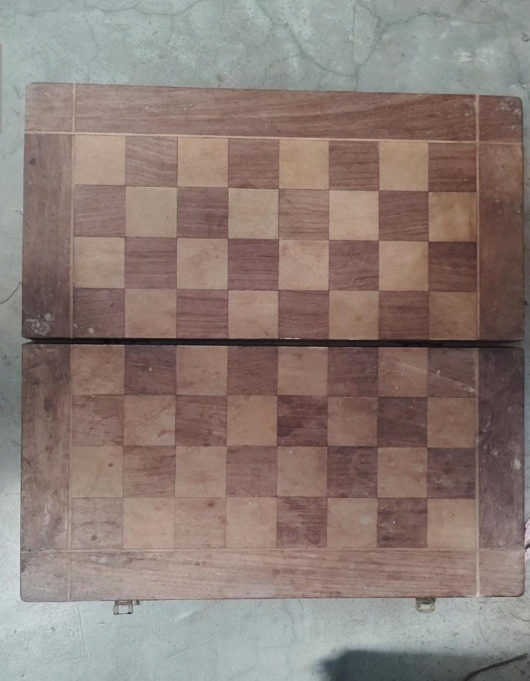
#> input picture chessboard1.jpeg, 1059 x 1361 px, given in place of the camera (shown at 1/2 size)
$ python corners.py
#> lines starting #> are read from the running program, lines starting #| are printed output that depends on the picture; after the words box and inside, x2 and y2 are one past the last pixel; in counts of white or black regions, pixels touching at a corner belong together
"""
OpenCV Exercise 3: Detect a rectangular object and find its 4 corners.

This is the SAME core technique we'll use to detect your physical
chessboard later: find edges -> find the outline (contour) -> simplify
that outline down to its corner points -> use those 4 corners to know
exactly where the board is in the frame.

Hold up something rectangular and flat - a book, a phone, an ID card,
a piece of paper. Works best with good contrast against the background.

Press 'q' to quit.
"""

import cv2
import numpy as np

cap = cv2.VideoCapture(0)

if not cap.isOpened():
    print("Error: could not open webcam.")
    exit()

print("Hold up a rectangular object (book, phone, card). Press 'q' to quit.")

while True:
    ret, frame = cap.read()
#> frame is the input picture: shape (1361, 1059, 3); mean B, G, R 118.1, 124.3, 139.9
    if not ret:
        break

    # Step 1: grayscale - edge detection doesn't need color info, just brightness changes
    gray = cv2.cvtColor(frame, cv2.COLOR_BGR2GRAY)
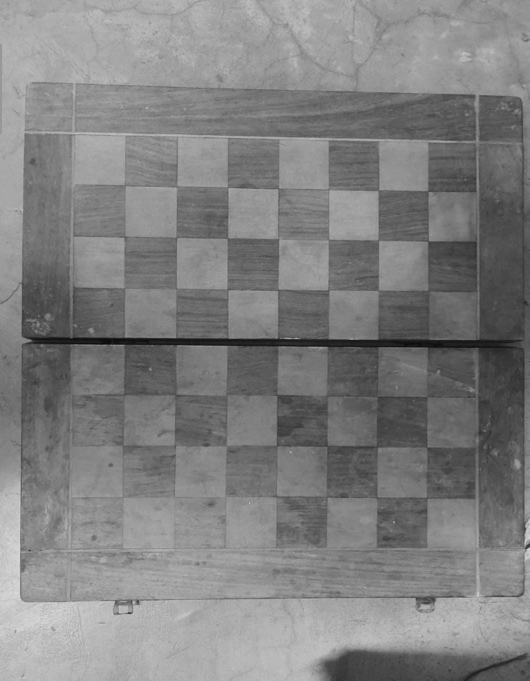
#> gray: shape (1361, 1059) (shown at 1/2 size); min 8, max 226, mean 128.3

    # Step 2: blur slightly - reduces noise so we don't detect tiny fake edges
    blurred = cv2.GaussianBlur(gray, (5, 5), 0)

    # Step 3: Canny edge detection - finds pixels where brightness changes sharply
    edges = cv2.Canny(blurred, 50, 150)
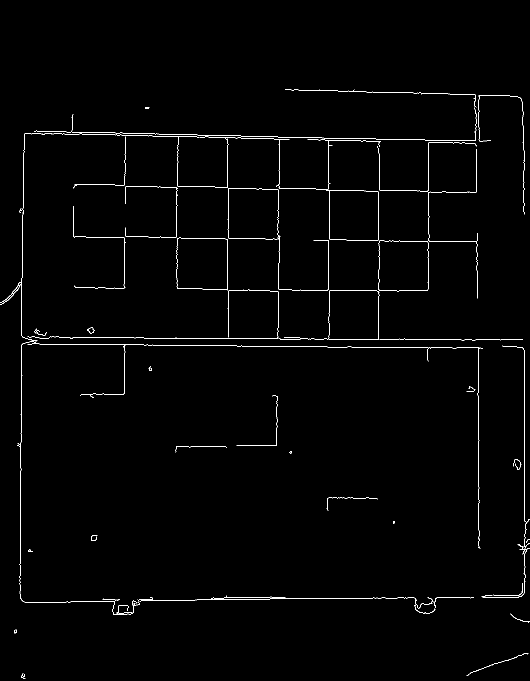
#> edges: shape (1361, 1059) (shown at 1/2 size); 1% white in thin lines or dots, all inside (x1, y1, x2, y2) = (0, 179, 1059, 1358)

    # Step 4: find contours (outlines) from the edges
    contours, _ = cv2.findContours(edges, cv2.RETR_EXTERNAL, cv2.CHAIN_APPROX_SIMPLE)
#> contours = 52 contours, 42 with area under 20; largest, box (x1, y1, x2, y2) and area: (353, 475, 456, 581) 10202, (455, 376, 658, 581) 9930, (652, 380, 758, 481) 9739, (757, 481, 858, 583) 9724, (0, 266, 457, 682) 80

    best_quad = None
    if contours:
        # Look through contours, largest first, for one that simplifies to ~4 points
        for contour in sorted(contours, key=cv2.contourArea, reverse=True)[:10]:
            if cv2.contourArea(contour) < 3000:  # skip small/noisy contours
                continue

            # approxPolyDP simplifies a wiggly outline down to key corner points.
            # Higher epsilon = more aggressive simplification (handles rounded
            # corners better, e.g. phones, but can distort sharp shapes if too high).
            perimeter = cv2.arcLength(contour, True)
            approx = cv2.approxPolyDP(contour, 0.04 * perimeter, True)

            print(f"  [debug] contour area={int(cv2.contourArea(contour))}, corners found={len(approx)}")

            if len(approx) == 4:  # found a 4-cornered shape
                best_quad = approx
                break
#> this loop made 1 pass
#> (perimeter, best_quad) on pass 1: (421.1, [[355, 476], [354, 576], [455, 580], [455, 479]])
#|   [debug] contour area=10202, corners found=4

    if best_quad is not None:
        cv2.drawContours(frame, [best_quad], -1, (0, 255, 0), 3)
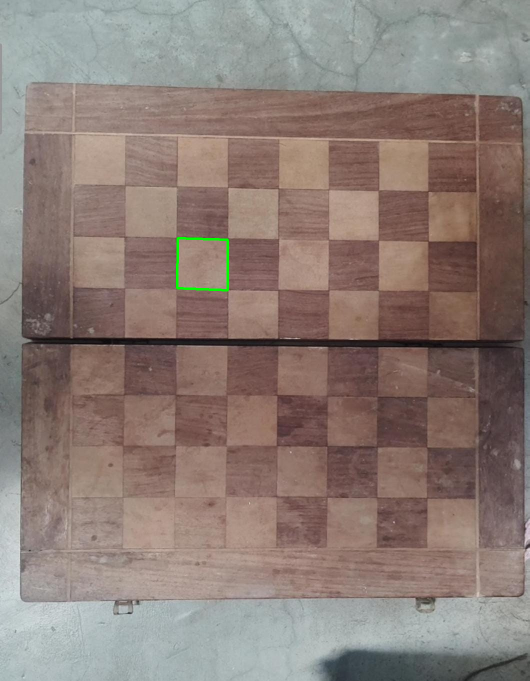
#> frame: shape (1361, 1059, 3) (shown at 1/2 size); 0.14% of pixels changed, all inside (x1, y1, x2, y2) = (352, 474, 458, 583)
        for point in best_quad:
            x, y = point[0]
            cv2.circle(frame, (x, y), 8, (0, 0, 255), -1)
#> this loop made 4 passes
#> (x, y) on passes 1 to 4: (355, 476), (354, 576), (455, 580), (455, 479)
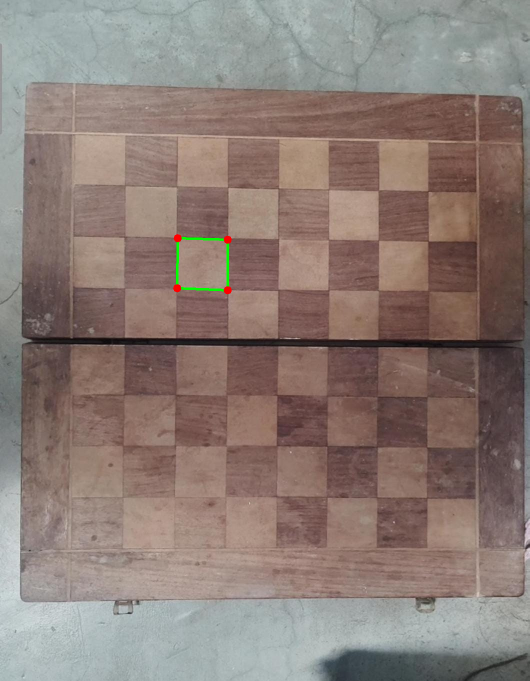
#> frame: shape (1361, 1059, 3) (shown at 1/2 size); 0.05% of pixels changed, all inside (x1, y1, x2, y2) = (346, 468, 464, 589)

    cv2.imshow("Webcam Feed", frame)
    cv2.imshow("Edges (what Canny detects)", edges)

    if cv2.waitKey(1) & 0xFF == ord('q'):
#> (key q is pressed here)
        break

cap.release()
cv2.destroyAllWindows()
